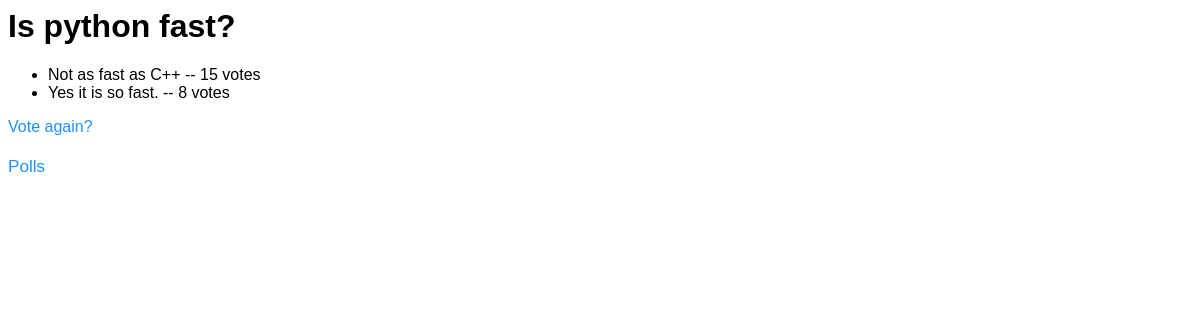
Page /polls/7/results/ on the earlier database version.
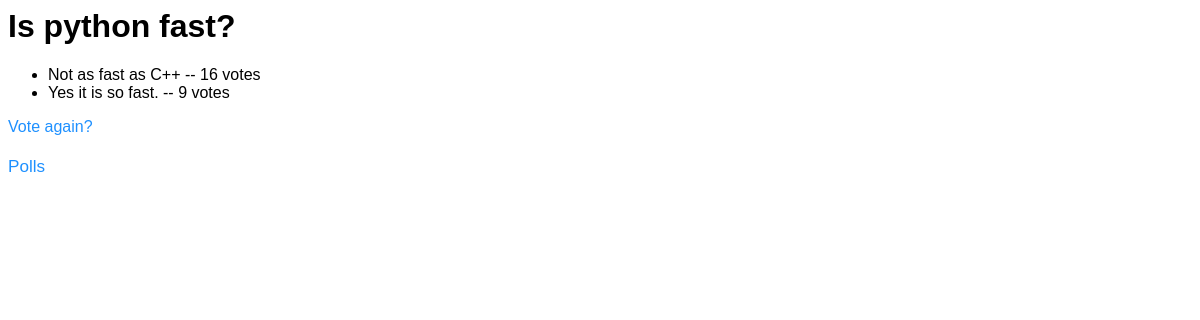
Same page on the later database version.
### polls/models.py (models this page shows, shortened)
class Choice(models.Model):
    question = models.ForeignKey(Question, on_delete=models.CASCADE)
    choice_text = models.CharField(max_length=200)
    votes= models.IntegerField(default=0)

### polls/views.py (the view)
# urls.py: path('<int:question_id>/results/', views.results, name='results'),
def results(request, question_id):
	question = get_object_or_404(Question, pk=question_id)
	return render(request, 'polls/results.html',{'question':question})

### polls/templates/polls/results.html
{% load static %}
<link rel="stylesheet" type="text/css" href="{% static 'polls/better.css' %}" />
<h1>{{ question.question_text }}</h1>
<ul>
{% for choice in question.choice_set.all %}
	<li>{{ choice.choice_text }} -- {{ choice.votes}} vote{{ choice.votes|pluralize }}</li>
{% endfor %}
</ul>
<a href="{% url 'polls:detail' question.id %}">Vote again?</a>
<p><a href="/polls/">Polls</a></p>

Differences in the rows shown:
changed Choice "Not as fast as C++": votes "15" → "16"
changed Choice "Yes it is so fast.": votes "8" → "9"
